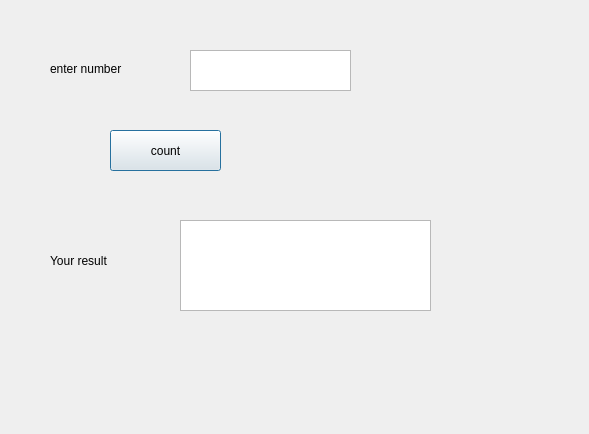
<?xml version="1.0" encoding="UTF-8"?>
<ui version="4.0">
 <class>thirdWindow</class>
 <widget class="QDialog" name="thirdWindow">
  <property name="geometry">
   <rect>
    <x>0</x>
    <y>0</y>
    <width>589</width>
    <height>434</height>
   </rect>
  </property>
  <property name="windowTitle">
   <string>Dialog</string>
  </property>
  <widget class="QLabel" name="label">
   <property name="geometry">
    <rect>
     <x>50</x>
     <y>60</y>
     <width>131</width>
     <height>17</height>
    </rect>
   </property>
   <property name="text">
    <string>enter number</string>
   </property>
  </widget>
  <widget class="QTextEdit" name="textEdit_result">
   <property name="geometry">
    <rect>
     <x>180</x>
     <y>220</y>
     <width>251</width>
     <height>91</height>
    </rect>
   </property>
  </widget>
  <widget class="QTextEdit" name="textEdit1">
   <property name="geometry">
    <rect>
     <x>190</x>
     <y>50</y>
     <width>161</width>
     <height>41</height>
    </rect>
   </property>
  </widget>
  <widget class="QPushButton" name="count_bt">
   <property name="geometry">
    <rect>
     <x>110</x>
     <y>130</y>
     <width>111</width>
     <height>41</height>
    </rect>
   </property>
   <property name="text">
    <string>count</string>
   </property>
  </widget>
  <widget class="QLabel" name="label_3">
   <property name="geometry">
    <rect>
     <x>50</x>
     <y>250</y>
     <width>91</width>
     <height>21</height>
    </rect>
   </property>
   <property name="text">
    <string>Your result</string>
   </property>
  </widget>
 </widget>
 <resources/>
 <connections/>
</ui>
